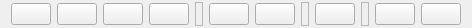
<?xml version="1.0" encoding="UTF-8"?>
<ui version="4.0">
 <class>EditorToolBar</class>
 <widget class="QWidget" name="EditorToolBar">
  <property name="geometry">
   <rect>
    <x>0</x>
    <y>0</y>
    <width>471</width>
    <height>28</height>
   </rect>
  </property>
  <layout class="QHBoxLayout" name="horizontalLayout">
   <property name="topMargin">
    <number>2</number>
   </property>
   <property name="bottomMargin">
    <number>2</number>
   </property>
   <item>
    <widget class="StyledAction" name="pushAddSample"/>
   </item>
   <item>
    <widget class="StyledAction" name="pushAddInstrument"/>
   </item>
   <item>
    <widget class="StyledAction" name="pushAddPreset"/>
   </item>
   <item>
    <widget class="StyledAction" name="pushToolBox"/>
   </item>
   <item>
    <widget class="QFrame" name="separator_1">
     <property name="minimumSize">
      <size>
       <width>8</width>
       <height>0</height>
      </size>
     </property>
     <property name="maximumSize">
      <size>
       <width>8</width>
       <height>16777215</height>
      </size>
     </property>
     <property name="frameShape">
      <enum>QFrame::StyledPanel</enum>
     </property>
     <property name="frameShadow">
      <enum>QFrame::Plain</enum>
     </property>
    </widget>
   </item>
   <item>
    <widget class="StyledAction" name="pushUndo"/>
   </item>
   <item>
    <widget class="StyledAction" name="pushRedo"/>
   </item>
   <item>
    <widget class="QFrame" name="separator_2">
     <property name="minimumSize">
      <size>
       <width>8</width>
       <height>0</height>
      </size>
     </property>
     <property name="maximumSize">
      <size>
       <width>8</width>
       <height>16777215</height>
      </size>
     </property>
     <property name="frameShape">
      <enum>QFrame::StyledPanel</enum>
     </property>
     <property name="frameShadow">
      <enum>QFrame::Plain</enum>
     </property>
    </widget>
   </item>
   <item>
    <widget class="StyledAction" name="pushSave"/>
   </item>
   <item>
    <spacer name="horizontalSpacer">
     <property name="orientation">
      <enum>Qt::Horizontal</enum>
     </property>
     <property name="sizeHint" stdset="0">
      <size>
       <width>40</width>
       <height>20</height>
      </size>
     </property>
    </spacer>
   </item>
   <item>
    <layout class="QHBoxLayout" name="layoutDisplay"/>
   </item>
   <item>
    <widget class="QFrame" name="separator_3">
     <property name="minimumSize">
      <size>
       <width>8</width>
       <height>0</height>
      </size>
     </property>
     <property name="maximumSize">
      <size>
       <width>8</width>
       <height>16777215</height>
      </size>
     </property>
     <property name="frameShape">
      <enum>QFrame::StyledPanel</enum>
     </property>
     <property name="frameShadow">
      <enum>QFrame::Plain</enum>
     </property>
    </widget>
   </item>
   <item>
    <widget class="StyledAction" name="pushShowRecorder">
     <property name="checkable">
      <bool>true</bool>
     </property>
    </widget>
   </item>
   <item>
    <widget class="StyledAction" name="pushShowKeyboard">
     <property name="checkable">
      <bool>true</bool>
     </property>
    </widget>
   </item>
  </layout>
 </widget>
 <customwidgets>
  <customwidget>
   <class>StyledAction</class>
   <extends>QPushButton</extends>
   <header>styledaction.h</header>
  </customwidget>
 </customwidgets>
 <resources/>
 <connections/>
</ui>
